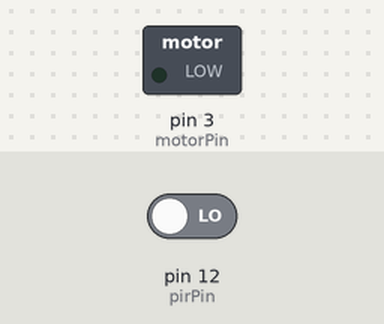
Recording of a sketch running on a simulated Arduino Uno, built with avr-gcc and run on an emulated ATmega328P. Parts: switched loads named in the sketch (green lamp = pin HIGH). The inputs (shaded band) are chosen by the test bench; at power-on: pin 12 (pirPin) LOW. What the sketch prints to the serial monitor is not drawn.

Above: at 1.2 s.
1.3 s: pin 12 (pirPin) driven HIGH
At 2.5 s:
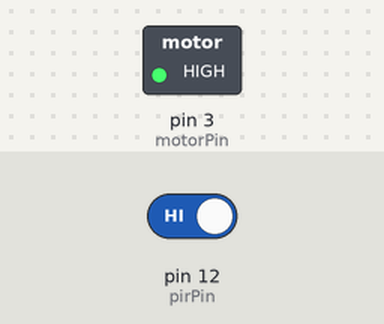
2.8 s: pin 12 (pirPin) driven LOW
At 3.7 s:
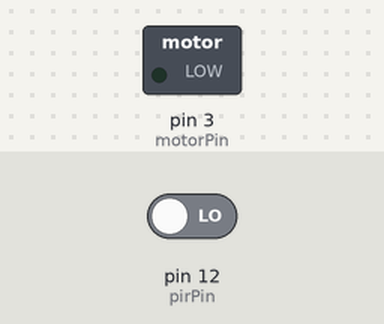
Timing chart, 0 to 5.8 s (numbered marks = the images above; inputs shaded):
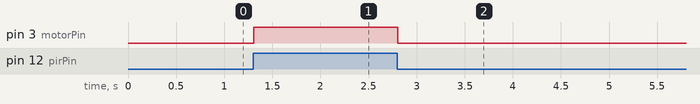

Measured:
- after the input at 1.3 s, pin 3 (motorPin): LOW → HIGH at once
- after the input at 2.8 s, pin 3 (motorPin): HIGH → LOW at once

The sketch:

Arduino.ino
```cpp
int motorPin = 3;
int pirPin = 12;

void setup() {
  pinMode(motorPin, OUTPUT);
 pinMode(pirPin,INPUT);
 Serial.begin(9600);
}

void loop() {
 int val = digitalRead(pirPin);
 Serial.println(val);

 if(val == HIGH){
  digitalWrite(motorPin, HIGH);

 }
 else  {
  digitalWrite(motorPin, LOW);

 }


}
```
